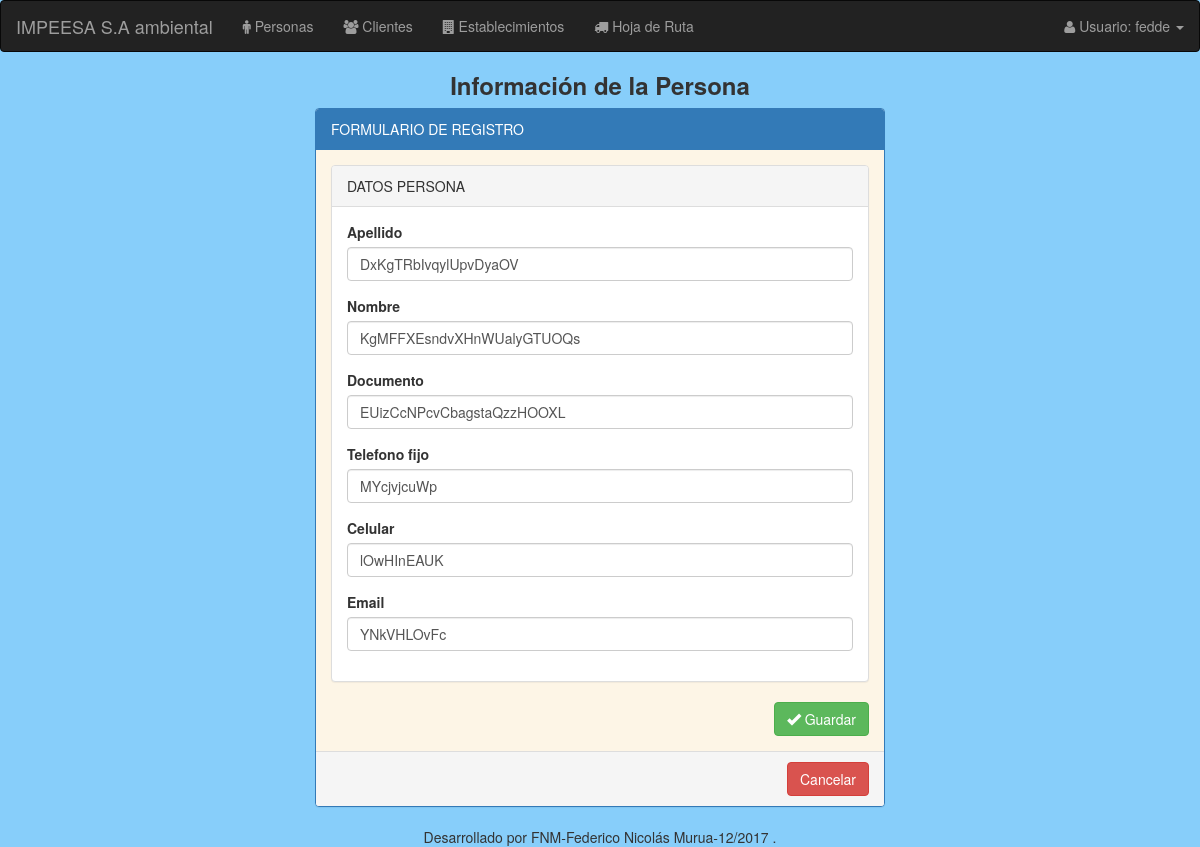
Page /personas/modificar/personas/1/ (signed in) on the earlier database version.
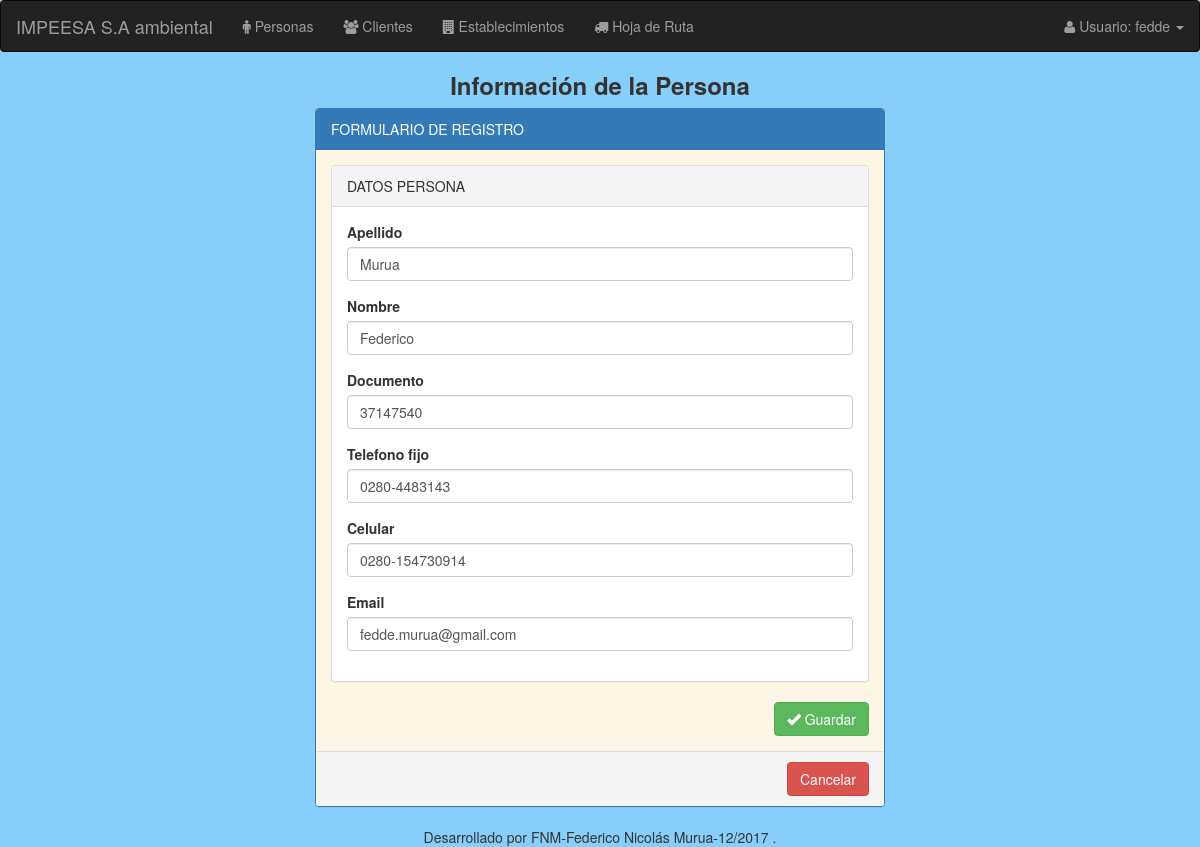
Same page on the later database version.
### modulo_I/models.py (models this page shows, shortened)
class Persona(models.Model):
    apellido = models.CharField(max_length=50)
    nombre = models.CharField(max_length=50)
    documento = models.CharField(max_length=50, unique=True)
    telefono_fijo = models.CharField(max_length=50, null=True, blank=True)
    celular = models.CharField(max_length=50, null=True, blank=True)
    email = models.EmailField(max_length=50, null=True, blank=True)

### modulo_I/views.py (the view)
@login_required
def modificar_personas(request, id_persona):
    persona = Persona.objects.get(id=id_persona)
    if request.method == 'POST':
        persona_form = PersonaForm(request.POST, instance=persona)
        if persona_form.is_valid():
            persona_form.save()
            return redirect('personas:listado_personas')
    else:
        persona_form = PersonaForm(instance=persona)
    return render(request, "persona/persona_form.html", {'persona_form': persona_form})

### modulo_I/forms.py (shortened to what this page needs)
class PersonaForm(forms.ModelForm):
    class Meta:
        model = Persona
        exclude = '__all__'

### modulo_I/templates/persona/persona_form.html (shortened to what this page needs)
{% extends "base/base_forms.html" %}
{% load staticfiles %}
{% load widget_tweaks %}
{% block header-title %} Información de la Persona {% endblock %}
{% block step-form %}
  <div class="form-section">
    <div class="panel panel-default">
      <div class="panel-heading">DATOS PERSONA</div>
      <div class="panel-body">
        {% for field in persona_form.visible_fields %}
            <div class="form-group">
              <label for="{{ field.id_for_label }}">{{ field.label }}</label>
              {{ field|add_class:'form-control' }}
            </div>
        {% endfor %}
      </div>
    </div>
  </div>
{% endblock %}
{% block url-cancelar %}
  {% url 'personas:listado_personas' %}
{% endblock %}

Differences in the rows shown:
changed Persona: apellido "DxKgTRbIvqylUpvDyaOV" → "Murua"; nombre "KgMFFXEsndvXHnWUalyGTUOQs" → "Federico"; documento "EUizCcNPcvCbagstaQzzHOOXL" → "37147540"; telefono_fijo "MYcjvjcuWp" → "0280-4483143"; celular "lOwHInEAUK" → "0280-154730914"; email "YNkVHLOvFc" → "fedde.murua@gmail.com"
